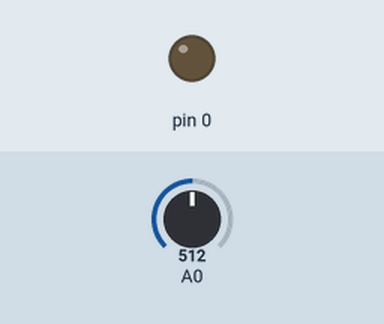
The sketch below on a simulated Arduino Uno, built for the host (arithmetic inside an expression is 32-bit, double 64-bit). Shown: output pins drawn as LEDs (lit = HIGH). Dashed ring = blinking. The test bench sets the inputs (shaded band); at power-on: A0 = 512.

Above: at 1.2 s.
1.3 s: A0 set to 11
At 2.1 s:
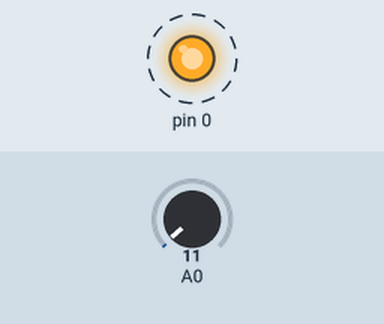
4.3 s: A0 set to 8
At 4.69 s:
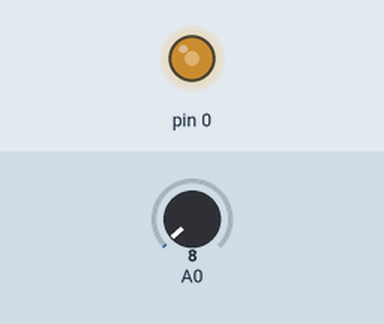
7.3 s: A0 set to 511
Timing chart, 0 to 16.3 s (numbered marks = the images above; inputs shaded):
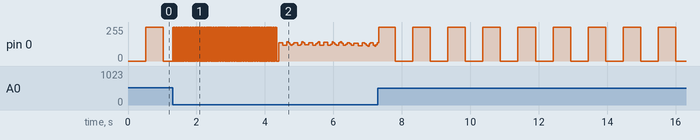

Measured:
- the behaviour switches between 10 and 9 on A0 (found by bisection; images 1 and 2)
- after the input at 1.3 s, pin 0: alternates 255/255 for 0.01 s and 0/255 for 0.01 s, starting at once

The sketch:

Code_millis_potensiometer.ino
```cpp
const int pinPot = PB0;
const int pinLED = PA0;
int sensor = 0;
long waktuTerakhir = 0;
int nilaiLed;

void setup() {
  pinMode(pinPot, INPUT);
  pinMode(pinLED, OUTPUT);
  }

void loop() {
 sensor = analogRead(pinPot);
 if (millis() > waktuTerakhir + sensor) {
 if (nilaiLed == LOW) {
   nilaiLed = HIGH;
 }
 else {
 nilaiLed = LOW;
 }
 waktuTerakhir = millis();
 digitalWrite(pinLED, nilaiLed);
 }
 }
```
